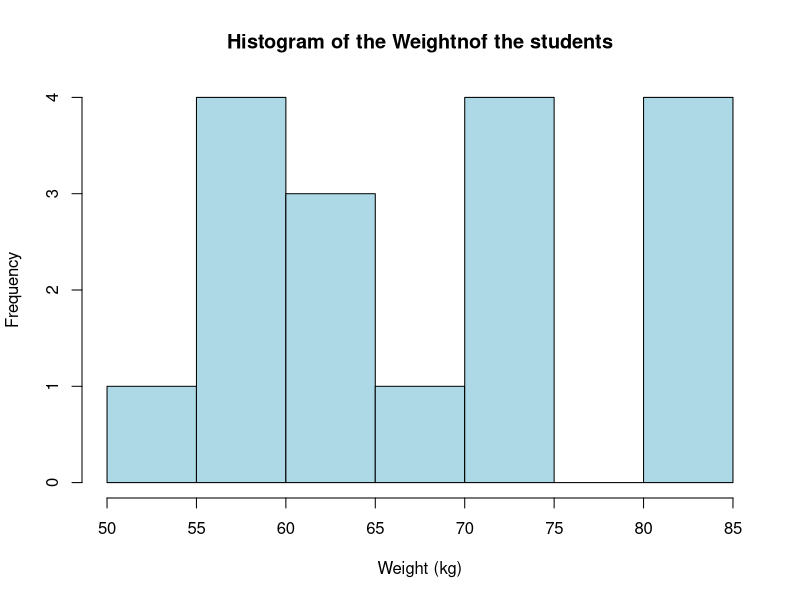
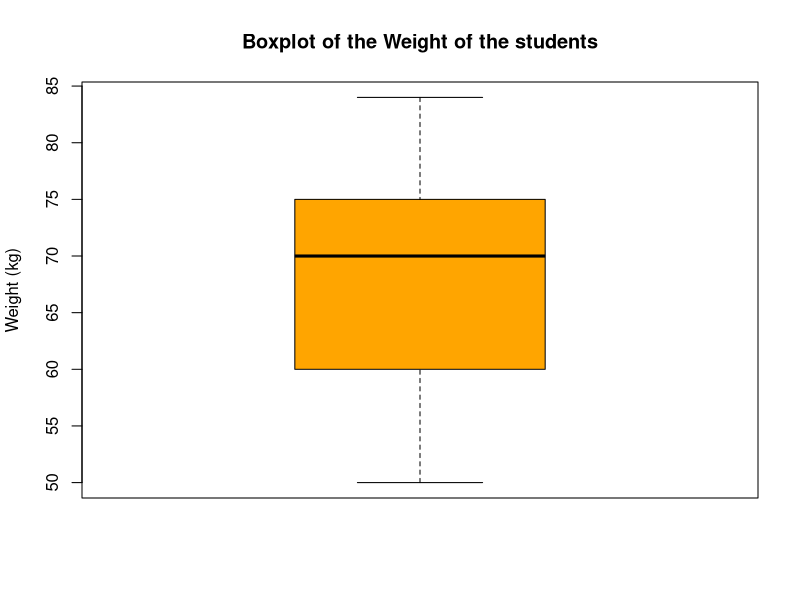
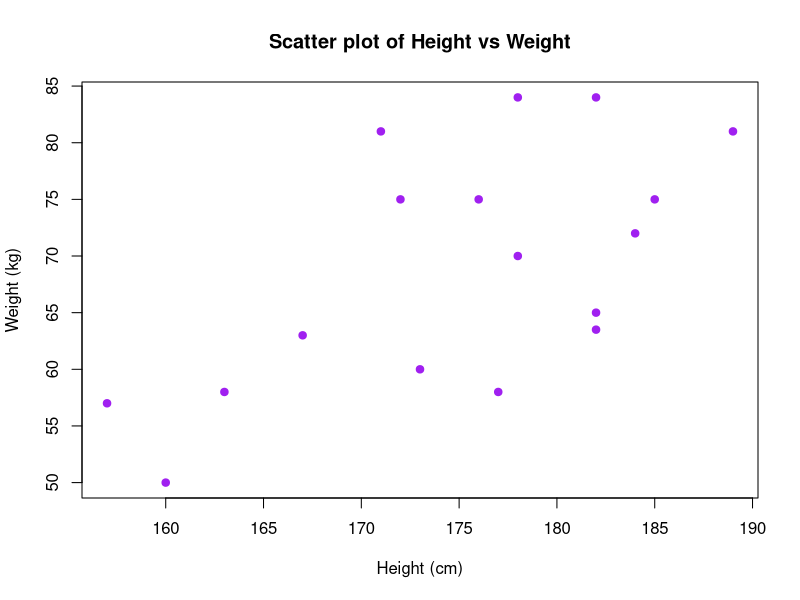

R code for these plots, in order:
## ---- chunk 1
ieap2025 <- read.csv("data/IEAP-2025.csv")
head(ieap2025)
## ---- chunk 2
ieap2025 <- read.csv("data/IEAP-2025.csv")
## ---- chunk 3
hist(ieap2025$Weight
     , main = "Histogram of the Weightnof the students"
     , xlab = "Weight (kg)"
     , col = "lightblue"
     , border = "black"
     , breaks = 10
     )
## ---- chunk 4
boxplot(ieap2025$Weight
        , main = "Boxplot of the Weight of the students"
        , ylab = "Weight (kg)"
        , col = "orange"
        , border = "black"
        )
## ---- chunk 5
plot(ieap2025$Height, ieap2025$Weight
     , main = "Scatter plot of Height vs Weight"
     , xlab = "Height (cm)"
     , ylab = "Weight (kg)"
     , col = "purple"
     , pch = 19
     )
